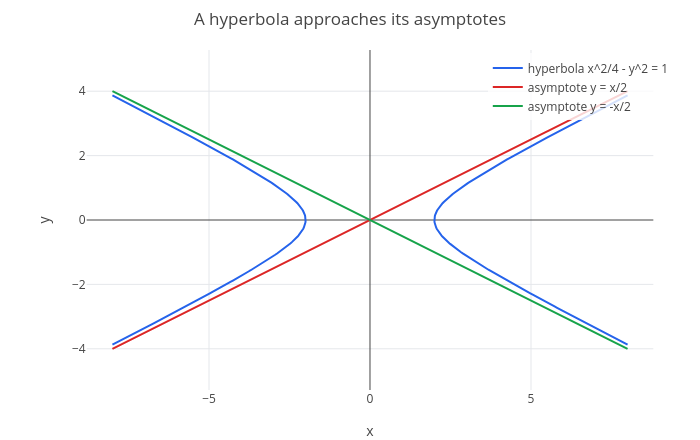

Notebook code cell kept with this figure:
### Markdown cell above
The sum is $2a = 6$ at every point. That is the gardener's construction: tie a string of length $2a$ to two pegs at
the foci, pull it tight with a stick, and walk around. A light ray from one focus reflects off the ellipse into the
other; for the parabola, rays from the focus leave parallel, which is why satellite dishes and headlights are
parabolic.

### The hyperbola's asymptotes

Far from the centre, $\frac{x^2}{a^2} - \frac{y^2}{b^2} = 1$ looks like $\frac{x^2}{a^2} = \frac{y^2}{b^2}$, the two
lines $y = \pm\frac ba x$:

### Code cell
p = implicitplot([x^2/4 - y^2 == 1, y == x/2, y == -x/2], x, -8, 8, y, -4, 4);
p = legend(p, "hyperbola x^2/4 - y^2 = 1", "asymptote y = x/2", "asymptote y = -x/2");
labels(title(p, "A hyperbola approaches its asymptotes"), "x", "y")

### Figure 1 — Plotly figure (JSON) as saved in the notebook; plotly's stock layout.template omitted (floating-point values rounded to 4 significant figures; data arrays with more than 128 entries replaced by an {"elided": "..."} marker saying what was removed)
{"data": [{"line": {"color": "#2563eb", "width": 2}, "mode": "lines", "name": "hyperbola x^2/4 - y^2 = 1", "type": "scatter", "x": {"elided": "696 float values"}, "y": {"elided": "696 float values"}}, {"line": {"color": "#dc2626", "width": 2}, "mode": "lines", "name": "asymptote y = x/2", "type": "scatter", "x": {"elided": "401 float values"}, "y": {"elided": "401 float values"}}, {"line": {"color": "#16a34a", "width": 2}, "mode": "lines", "name": "asymptote y = -x/2", "type": "scatter", "x": {"elided": "797 float values"}, "y": {"elided": "797 float values"}}], "layout": {"height": 440, "legend": {"bgcolor": "rgba(255,255,255,0.8)", "x": 0.99, "xanchor": "right", "y": 0.99, "yanchor": "top"}, "margin": {"b": 50, "l": 60, "r": 20, "t": 50}, "showlegend": true, "title": {"text": "A hyperbola approaches its asymptotes"}, "width": 700, "xaxis": {"constrain": "domain", "range": [-8.8, 8.8], "title": {"text": "x"}, "zeroline": true}, "yaxis": {"constrain": "domain", "range": [-5.28, 5.28], "scaleanchor": "x", "scaleratio": 1, "title": {"text": "y"}, "zeroline": true}}}
